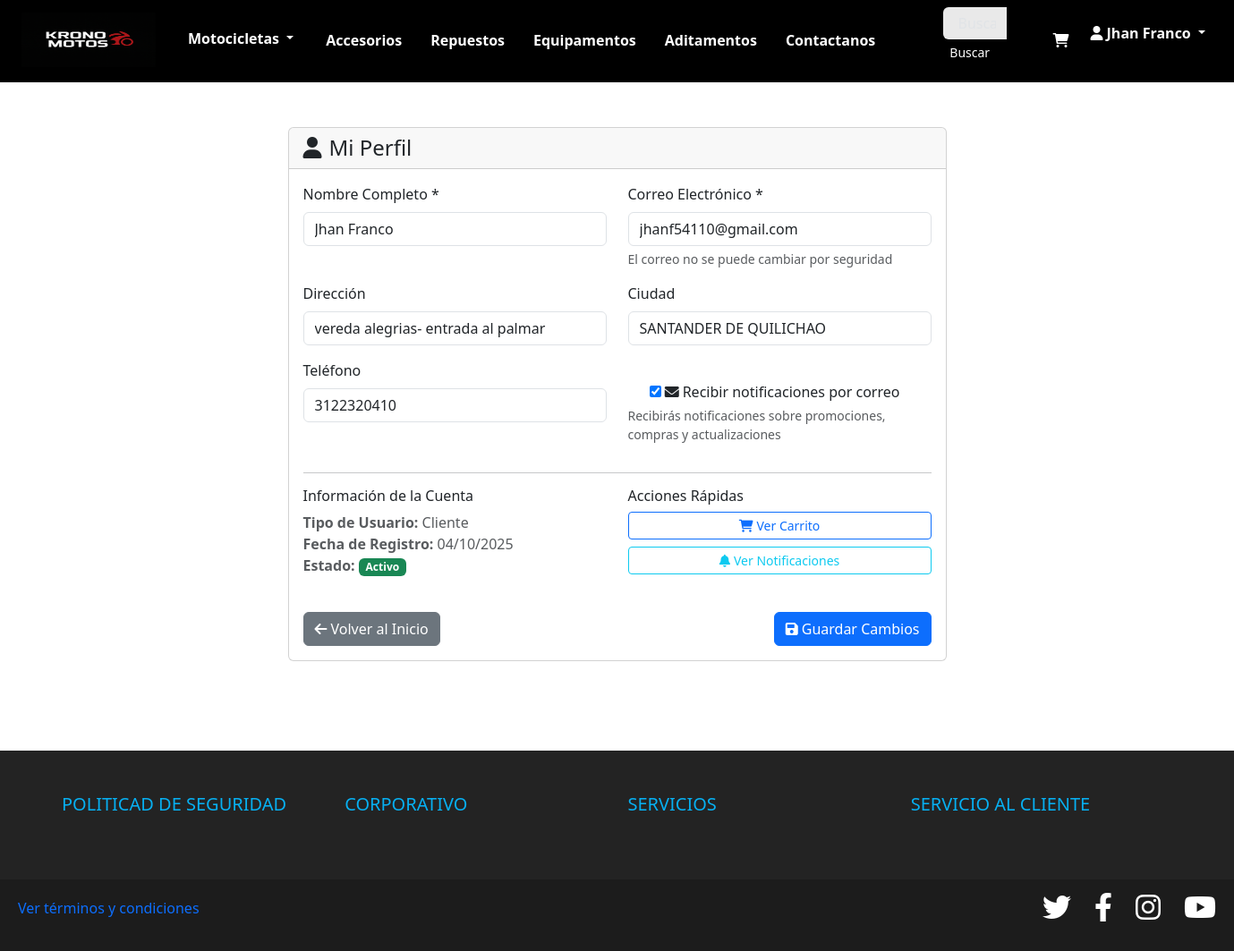
Screenshot of /perfil/ (signed in) with the database file from the repository.
### core/models.py (models this page shows)
class Usuarios(AbstractBaseUser, PermissionsMixin):
    nombreCompleto = models.CharField(max_length=50, verbose_name='Nombre')
    apellido = models.CharField(max_length=50, verbose_name='Apellido', blank=True)
    correo = models.EmailField(unique=True, verbose_name='Correo Electronico')
    is_active = models.BooleanField(default=True)
    is_staff = models.BooleanField(default=False, verbose_name='Es un Supervisor')
    tipo = models.CharField(max_length=16, default='cliente', verbose_name='Tipo de Usuario')
    direccion = models.CharField(max_length=60, default='', verbose_name='Dirrecion')
    ciudad = models.CharField(max_length=25, default='', verbose_name='Ciudad')
    telefono = models.CharField(max_length=25, default='', verbose_name='Telefono')
    notificaciones = models.BooleanField(default=False, verbose_name='Recibir notificaciones por correo')
    fecha_registro = models.DateTimeField(auto_now_add=True, null=True)
    groups = models.ManyToManyField('auth.Group', related_name='custom_usuario_groups', blank=True)
    user_permissions = models.ManyToManyField('auth.Permission', related_name='custom_usuario_permissions', blank=True)
    objects = CustomUserManager()
    USERNAME_FIELD = 'correo'
    REQUIRED_FIELDS = ['nombreCompleto']
    class Meta:
        verbose_name='Usuario'
        verbose_name_plural='Usuarios'

### core/views.py (the view)
# urls.py: path('perfil/', perfil, name='perfil'),
@login_required
def perfil(request):
    usuario = request.user
    if request.method == 'POST':
        form = PerfilForm(request.POST, instance=usuario)
        if form.is_valid():
            form.save()
            messages.success(request, 'Perfil actualizado correctamente')
            return redirect('perfil')
    else:
        form = PerfilForm(instance=usuario)
    return render(request, 'core/perfil.html', {'form': form})

### core/forms.py
class PerfilForm(forms.ModelForm):
    notificaciones = forms.BooleanField(required=False, label='Recibir notificaciones por correo')
    class Meta:
        model = Usuarios
        fields = ['nombreCompleto', 'correo', 'direccion', 'ciudad', 'telefono', 'notificaciones']
        widgets = {
            'nombreCompleto': forms.TextInput(attrs={'class': 'form-control'}),
            'correo': forms.EmailInput(attrs={'class': 'form-control', 'readonly': 'readonly'}),
            'direccion': forms.TextInput(attrs={'class': 'form-control'}),
            'ciudad': forms.TextInput(attrs={'class': 'form-control'}),
            'telefono': forms.TextInput(attrs={'class': 'form-control'}),
        }

### core/templates/core/perfil.html (shortened to what this page needs)
{% extends 'core/basetemplates.html' %}
{% load static %}
{% block content %}
<div class="container mt-4">
    <div class="row justify-content-center">
        <div class="col-md-8">
            <div class="card">
                <div class="card-header">
                    <h4 class="mb-0">
                        <i class="fas fa-user me-2"></i>Mi Perfil
                    </h4>
                </div>
                <div class="card-body">
                    <form method="post">
                        <div class="row">
                            <div class="col-md-6 mb-3">
                                <label for="{{ form.nombreCompleto.id_for_label }}" class="form-label">Nombre Completo *</label>
                                {{ form.nombreCompleto }}
                            </div>
                            <div class="col-md-6 mb-3">
                                <label for="{{ form.correo.id_for_label }}" class="form-label">Correo Electrónico *</label>
                                {{ form.correo }}
                                <div class="form-text">El correo no se puede cambiar por seguridad</div>
                            </div>
                        </div>
                        <div class="row">
                            <div class="col-md-6 mb-3">
                                <label for="{{ form.direccion.id_for_label }}" class="form-label">Dirección</label>
                                {{ form.direccion }}
                            </div>
                            <div class="col-md-6 mb-3">
                                <label for="{{ form.ciudad.id_for_label }}" class="form-label">Ciudad</label>
                                {{ form.ciudad }}
                            </div>
                        </div>
                        <div class="row">
                            <div class="col-md-6 mb-3">
                                <label for="{{ form.telefono.id_for_label }}" class="form-label">Teléfono</label>
                                {{ form.telefono }}
                            </div>
                            <div class="col-md-6 mb-3">
                                <div class="form-check mt-4">
                                    {{ form.notificaciones }}
                                    <label class="form-check-label" for="{{ form.notificaciones.id_for_label }}">
                                        <i class="fas fa-envelope me-1"></i>Recibir notificaciones por correo
                                    </label>
                                </div>
                                <div class="form-text">Recibirás notificaciones sobre promociones, compras y actualizaciones</div>
                            </div>
                        </div>
                        <hr>
                        <div class="row">
                            <div class="col-md-6">
                                <h6>Información de la Cuenta</h6>
                                <p class="text-muted">
                                    <strong>Tipo de Usuario:</strong> {{ user.tipo|title }}<br>
                                    <strong>Fecha de Registro:</strong> {{ user.fecha_registro|date:"d/m/Y" }}<br>
                                    <strong>Estado:</strong>
                                    {% if user.is_active %}
                                        <span class="badge bg-success">Activo</span>
                                    {% else %}
                                        <span class="badge bg-danger">Inactivo</span>
                                    {% endif %}
                                </p>
                            </div>
                            <div class="col-md-6">
                                <h6>Acciones Rápidas</h6>
                                <div class="d-grid gap-2">
                                    <a href="{% url 'ver_carrito' %}" class="btn btn-outline-primary btn-sm">
                                        <i class="fas fa-shopping-cart me-1"></i>Ver Carrito
                                    </a>
                                    <a href="{% url 'notificaciones' %}" class="btn btn-outline-info btn-sm">
                                        <i class="fas fa-bell me-1"></i>Ver Notificaciones
                                    </a>
                                </div>
                            </div>
                        </div>
                        <div class="d-flex justify-content-between mt-4">
                            <a href="{% url 'home' %}" class="btn btn-secondary">
                                <i class="fas fa-arrow-left me-1"></i>Volver al Inicio
                            </a>
                            <button type="submit" class="btn btn-primary">
                                <i class="fas fa-save me-1"></i>Guardar Cambios
                            </button>
                        </div>
                    </form>
                </div>
            </div>
        </div>
    </div>
</div>
{% endblock %}

### core/templates/core/basetemplates.html (shortened to what this page needs)
{% load static %}
<!DOCTYPE html>
<html lang="es">
<head>
  <link rel="stylesheet" href="{% static 'home.css' %}" />
  <link rel="stylesheet" href="{% static 'global.css' %}" />
  <link href="https://cdn.jsdelivr.net/npm/bootstrap@5.3.3/dist/css/bootstrap.min.css" rel="stylesheet"
 />
  <link rel="stylesheet" href="https://cdnjs.cloudflare.com/ajax/libs/font-awesome/6.0.0-beta3/css/all.min.css">
</head>
<body>
  <nav class="navbar sticky-top bg-black border-bottom border-3 border-black navbar-expand-lg " data-bs-theme="dark">
    <div class="collapse navbar-collapse" id="navbarText">
      <a class="navbar-brand ms-4" href="{% url 'home' %}">
        <img src="{% static 'img/logo.PNG' %}" width="150" height="61" alt="KRONOMOTOS Logo" />
      </a>
      <ul class="navbar-nav me-auto" style="margin-left: 0%; color: white">
        <li class="nav-item dropdown">
          <button id="menu" class="btn m-2 fw-bold dropdown-toggle text-white" data-bs-toggle="dropdown" aria-expanded="false">
            Motocicletas
          </button>
        </li>
        <li class="nav-item m-2">
          <a class="nav-link fw-bold text-white" href="{% url 'accesorios' %}">Accesorios</a>
        </li>
        <li class="nav-item m-2">
          <a class="nav-link fw-bold text-white" href="{% url 'repuestos' %}">Repuestos</a>
        </li>
        <li class="nav-item m-2">
          <a class="nav-link fw-bold text-white" href="{% url 'equipamentos' %}">Equipamentos</a>
        </li>
        <li class="nav-item m-2">
          <a class="nav-link fw-bold text-white" href="{% url 'aditamenes' %}">Aditamentos</a>
        </li>
        <li class="nav-item m-2">
          <a class="nav-link fw-bold text-white" href="{% url 'contactar' %}">Contactanos</a>
        </li>
      </ul>
      <form action="/search/" method="get" class="container-fluid mb-2 me-4 ms-5">
        <div class="input-group">
          <input style="background: #e9e9e9;" name="search" type="text"
            class="form-control  border-0 focus-ring focus-ring-light text-black" placeholder=" Buscar Productos" />
          <button id="buscar" class="btn btn-sm btn-outline-secondary border-0"
            type="submit">Buscar
          </button>
        </div>
      </form>
      <ul class="navbar-nav ms-auto me-4">
        {% if user.is_authenticated %}
          <li class="nav-item m-2"><a class="nav-link fw-bold text-white" href="{% url 'carrito' %}" title="Carrito">
            <i class="fas fa-shopping-cart"></i>
          </a></li>
          <li class="nav-item dropdown">
            <a class="nav-link dropdown-toggle fw-bold text-white" href="#" data-bs-toggle="dropdown">
              <i class="fas fa-user me-1"></i>{{ user.nombreCompleto|default:"Perfil" }}
            </a>
          </li>
        {% else %}
          <li class="nav-item m-2">
            <a class="nav-link fw-bold text-white" href="{% url 'login' %}">
              <i class="fas fa-sign-in-alt me-1"></i>Iniciar Sesión
            </a>
          </li>
        {% endif %}
      </ul>
    </div>
  </nav>
  {% block content %}
  {% endblock %}
  <div id="div_foot">
    <footer id="foot" class="py-5">
      <div class="row">
        <div class="col-6 col-md-3 mb-3">
          <h5> POLITICAD DE SEGURIDAD </h5>
        </div>
        <div class="col-6 col-md-3 mb-3">
          <h5>CORPORATIVO</h5>
        </div>
        <div class="col-6 col-md-3 mb-3">
          <h5>SERVICIOS </h5>
        </div>
        <div class="col-6 col-md-3 mb-3">
          <h5>SERVICIO AL CLIENTE</h5>
        </div>
    </footer>
    <div id="redes">
      <div style="margin-left: 20px;">
        <p> <a href="#">Ver términos y condiciones
        </p>
      </div>
      <ul class="list-unstyled d-flex">
        <li class="ms-3"><a class="link-body-emphasis" href="https://x.com/yamahacolombia" target="_blank"><i
              class="fa-brands fa-twitter fa-2x"></i></a></li>
        <li class="ms-3"><a class="link-body-emphasis" href="https://web.facebook.com/yamahamotorcolombia/"
            target="_blank"><i class="fab fa-facebook-f fa-2x"></i></a></li>
        <li class="ms-3"><a class="link-body-emphasis" href="https://www.instagram.com/yamahacolombia/"
            target="_blank"><i class="fab fa-instagram fa-2x"></i></a></li>
        <li class="ms-3"><a class="link-body-emphasis" href="https://www.youtube.com/@YamahaMotorColombia"
            target="_blank"><i class="fa-brands fa-youtube fa-2x"></i></a></li>
      </ul>
    </div>
  </div>
</body>
</html>

### core/static/global.css (style rules this page uses)
body, html { margin: 0; padding: 0; width: 100%; }
#div_foot { position: absolute; width: 100%; left: 50%; right: 50%; margin-left: -50vw; margin-right: -50vw; margin-top: 100px; background-color: #232323; box-sizing: border-box; }
#foot { width: 90%; margin: 0 auto; }
#div_foot h5 { color: #07B0F2; }
#redes { width: 100%; background-color: #1C1C1C; color: #ffffff; padding: 20px 0; box-sizing: border-box; display: flex; align-items: center; position: relative; }
#redes ul { list-style: none; padding: 0; margin-right: 20px; display: flex; gap: 10px; position: absolute; right: 0; }
#redes ul li a i { color: #ffffff; }
#redes p a { text-decoration: none; }
#navbarText ul li a { color: #ffffff; }
#navbarText button { border: none; }
#buscar { background-color: #000000; color: #ffffff; }
nav { margin-bottom: 50px; }

### rows the page displays
Usuarios: nombreCompleto "Jhan Franco", correo "jhanf54110@gmail.com", direccion "vereda alegrias- entrada al palmar", ciudad "SANTANDER DE QUILICHAO", telefono "3122320410", notificaciones "☑", tipo "Cliente", fecha_registro "04/10/2025"
